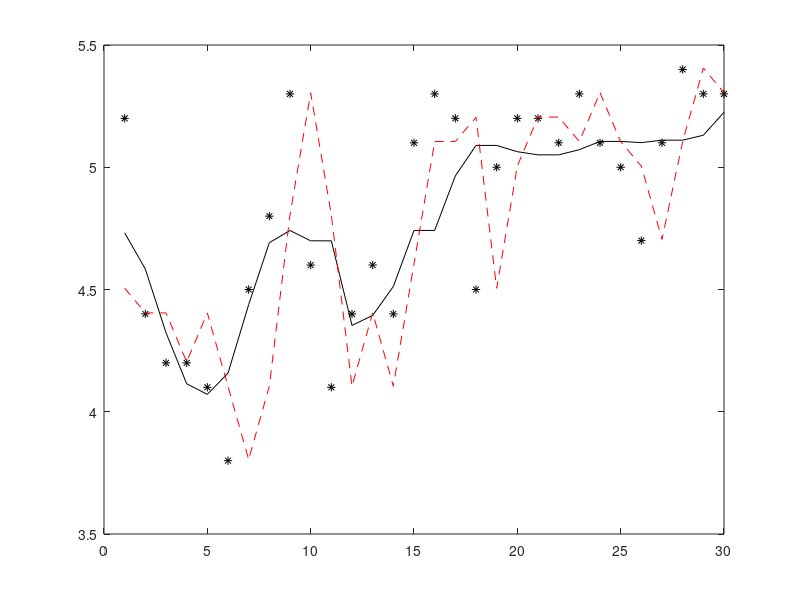

This chart was generated by the following MATLAB code: (Note: this script raises an error after producing the figure.)
clc
clear
load TrueValue
load PredictValue_ANN
load PredictValue_ARMA
load PredictValue_LE
load PredictValue_WMLE

figure
plot(TrueValue,'*k')
hold on
plot(PredictValue_WMLE,'-k')
hold on
plot(PredictValue_LE,'--r')
hold on
plot(PredictionValue_ARMA,'-.m')
hold on
plot(PredictValue_ANN,':b')

legend({'Actual values','WMEL','LE','ARMA','ANN'},'Location','Best','FontSize',10,'Fontname','Times','Box','off')
set(gca,'XLim',[1 30],'YLim',[3 6],'xticklabel',[255,260,265,270,275,280],'fontsize',10,'fontname','times new roman');
ylabel('COD (mg/L)','FontSize',11,'Fontname','Times','FontWeight','bold')
xlabel('Time (week)','FontSize',11,'Fontname','Times','FontWeight','bold')

figure
scatter(TrueValue,PredictValue_WMLE,75,'b','d','filled','MarkerEdgeColor','k');
hold on;
scatter(TrueValue,PredictValue_LE,75,'y','^','filled','MarkerEdgeColor','k');
hold on
scatter(TrueValue,PredictionValue_ARMA,75,'r','s','filled','MarkerEdgeColor','k');
hold on
scatter(TrueValue,PredictValue_ANN,75,'g','o','filled','MarkerEdgeColor','k');
hold on
line([3,6],[3,6],'linestyle',':','linewidth',2,'color','k');
axis equal
legend({'WMEL','LE','ARMA','ANN','Standard line'},'Location','Best','FontSize',10,'Fontname','Times','Box','off')
set(gca,'XLim',[3 6],'YLim',[3 6],'fontsize',10,'fontname','times new roman');
ylabel('COD predicted (mg/L)','FontSize',11,'Fontname','Times','FontWeight','bold')
xlabel('COD observed (week)','FontSize',11,'Fontname','Times','FontWeight','bold')
